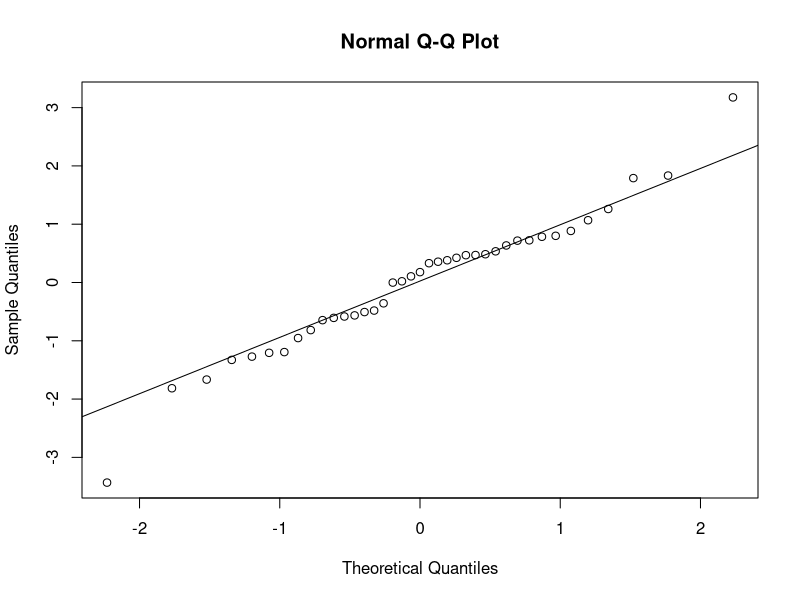
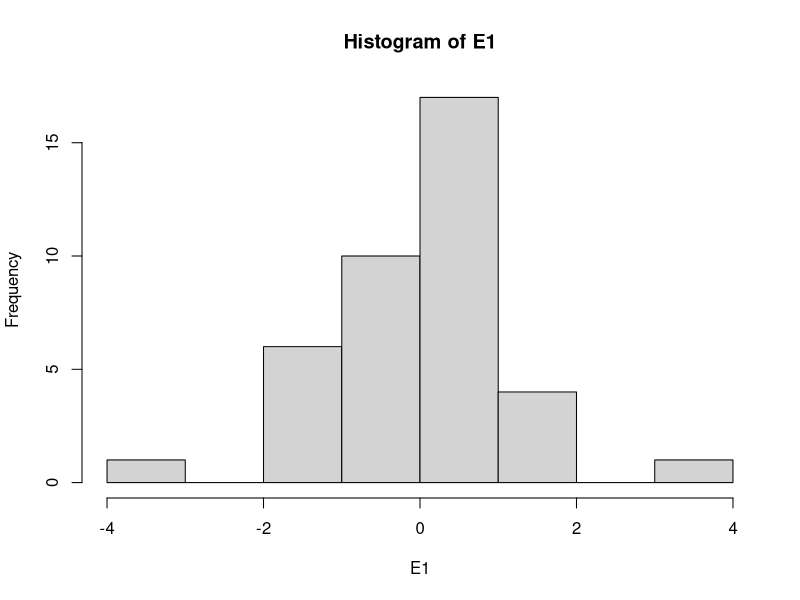
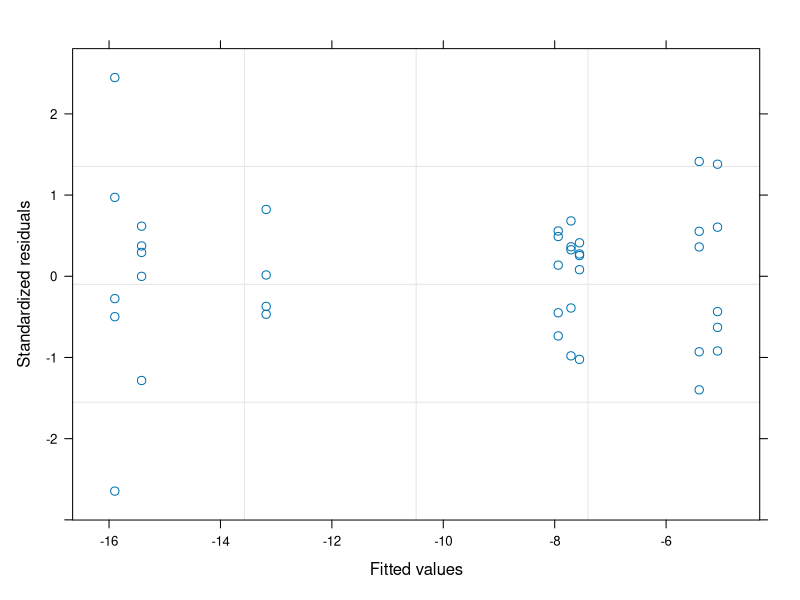

Write the R code that produced these figures, in order. (Note: this script raises an error after producing the figures.)
#Author:  Clay Arango
#Creation date: 10-Feb-19
#Script to analyze NDS data from Summer 2018 WSB work with S. Roley and A. Alexiades

#packages
install.packages("nlme")
install.packages("nortest")
install.packages("dplyr")
install.packages("multcomp")
install.packages("MASS")
install.packages("ggplot2")
library(nlme)
library(nortest)
library(dplyr)
library(multcomp)
library(MASS)
library(ggplot2)

#Load data
ring_summer <- read.table(file="ring_summer.csv", header=T, sep=",")

#set variable
d = ring_summer

#new thing

#evaluate data to make sure factors are correct
names(d)
unique(d$nutrient) #control, N, NP, NPSi, NSi, P, PSi, Si
unique(d$N) #should be 0 and 1
unique(d$P) #should be 0 and 1
unique(d$Si) #should be 0 and 1
unique(d$top) #should be "sponge" and "glass"
#if need to change, use recode function below. 
d$top<-recode(d$top, "cellulose" ="sponge")
str(d)

#convert N and P vand Si alues (0 or 1 for absence or presence) to factors
d$N<-as.factor(d$N)
d$P<-as.factor(d$P)
d$Si<-as.factor(d$Si)
str(d)

#subset data into gpp and cr response
d.cr = subset(d, top=="sponge", data=d)
d.gpp = subset(d, top=="glass", data=d)

#calculate nrr for cr
x = aggregate(d.cr[,8], list(d.cr$nutrient), mean, na.rm=T)
x
d.cr$cr.nrr = d.cr$cr.area/-7.554539 #is there a prettier way to do this?

#calculate nrr for gpp
x = aggregate(d.gpp[,9], list(d.gpp$nutrient), mean, na.rm=T)
x
d.gpp$gpp.nrr = d.gpp$gpp.area/6.422422 #is there a prettier way to do this?

############################################################
#analyze RESPIRATION data
############################################################

M1<-gls(cr.area~N*P*Si, data=d.cr, na.action=na.omit)
E1<-residuals(M1)
qqnorm(E1)
qqline(E1)
ad.test(E1)
   #residuals are normally distributed, p=0.241
hist(E1)  
plot(M1)

plot(filter(d.cr, !is.na(cr.area)) %>% dplyr::select(nutrient), 
     E1, xlab="nutrient", ylab="Residuals")
bartlett.test(cr.area~nutrient, data=d.cr)
   #variance test OK

anova(M1)
  #co-limited by N, P, and Si, but this doesn't square with the graphics

x <- group_by(d.cr, nutrient) %>%  # Grouping function causes subsequent functions to aggregate by season and reach
  summarize(cr.mean = abs(mean(cr.area, na.rm = TRUE)), # na.rm = TRUE to remove missing values
            cr.sd=abs(sd(cr.area, na.rm = TRUE)),  # na.rm = TRUE to remove missing values
            n = sum(!is.na(cr.area)), # of observations, excluding NAs. 
            cr.se=cr.sd/sqrt(n))

ggplot(data=x, aes(x=nutrient, y=cr.mean)) + 
  geom_bar(stat="identity", position=position_dodge(), color = "black") + 
  geom_errorbar(aes(ymin=cr.mean, ymax=cr.mean+cr.se), width=0.2, 
                position=position_dodge(0.9)) + 
  xlab("Nutrient") +
  ylab(expression(Respiration~(ug~O[2]~m^{-2}~h^{-1}))) +
  ylim(0,20) +
  labs(fill="Light") +
  theme_bw() +
  theme(panel.grid.major=element_blank(),
        panel.grid.minor=element_blank(),
        legend.title=element_text(size=6),
        legend.key=element_blank(), 
        legend.position=c(0.5,0.95), 
        legend.text=element_text(size=8), 
        legend.background=element_blank(), 
        legend.direction="horizontal", 
        legend.key.size=unit(0.3, "cm"), 
        axis.title.y=element_text(size=8), 
        axis.title.x=element_text(size=8), 
        axis.text.x=element_text(size=8))

#ggsave('output/figures/Ring_summer.tiff',
#       units="in",
#       width=3.25,
#       height=3.25,
#       dpi=1200,
#       compression="lzw")

############################################################
#analyze the PRODUCTION data
############################################################

M1<-gls(gpp.area~N*P*Si, data=d.gpp, na.action=na.omit) 
E1<-residuals(M1)
qqnorm(E1)
qqline(E1)
ad.test(E1)
   #residuals are not normal, but they are close

hist(E1, xlab="residuals", main="")
plot(M1)

plot(filter(d.gpp, !is.na(gpp.area)) %>% dplyr::select(nutrient), 
     E1, xlab="nutrient", ylab="Residuals")
bartlett.test(gpp.area~nutrient, data=d.gpp)
   #OK

anova(M1)
  #N, P+Si co-limitation

x <- group_by(d.gpp, nutrient) %>%  # Grouping function causes subsequent functions to aggregate by season and reach
  summarize(gpp.mean = abs(mean(gpp.area, na.rm = TRUE)), # na.rm = TRUE to remove missing values
            gpp.sd=abs(sd(gpp.area, na.rm = TRUE)),  # na.rm = TRUE to remove missing values
            n = sum(!is.na(gpp.area)), # of observations, excluding NAs. 
            gpp.se=gpp.sd/sqrt(n))

ggplot(data=x, aes(x=nutrient, y=gpp.mean)) + 
  geom_bar(stat="identity", position=position_dodge(), color = "black") + 
  geom_errorbar(aes(ymin=gpp.mean, ymax=gpp.mean+gpp.se), width=0.2, 
                position=position_dodge(0.9)) + 
  xlab("Nutrient") +
  ylab(expression(Production~(ug~O[2]~m^{-2}~h^{-1}))) +
  labs(fill="Light") +
  theme_bw() +
  theme(panel.grid.major=element_blank(),
        panel.grid.minor=element_blank(), 
        legend.title=element_text(size=6), 
        legend.key=element_blank(),  
        legend.position=c(0.5,0.95),  
        legend.text=element_text(size=8),  
        legend.background=element_blank(),  
        legend.direction="horizontal",  
        legend.key.size=unit(0.3, "cm"),  
        axis.title.y=element_text(size=8),  
        axis.title.x=element_text(size=8),  
        axis.text.x=element_text(size=8))

#ggsave('output/figures/gppByNutrient.tiff',
#       units="in",
#       width=3.25,
#       height=3.25,
#       dpi=1200,
#       compression="lzw")


#BELOW HERE IS NOT EDITED





############################################################
#analyze the CHL-A biomass on disks

M1<-gls(chla~N*P*light, data=roza_sum.chla, na.action=na.omit)
E1<-residuals(M1)
qqnorm(E1)
qqline(E1)
ad.test(E1)
  #residuals look bad (p=0.001)
hist(E1)
plot(M1)

vf1 = varIdent(form = ~ 1|N*P)
vf2 = varIdent(form = ~ 1|light)
vf3 = varIdent(form = ~ 1|N*P*light)
vf4 = varPower(form = ~ fitted(.)) 
vf5 = varExp(form = ~ fitted(.))
vf6 = varConstPower(form = ~ fitted(.))
vf7 = varExp(form = ~ fitted(.)|nutrient)

M2<-gls(chla~N*P*light, data=roza_sum.chla, na.action=na.omit, weights=vf1)
M3<-gls(chla~N*P*light, data=roza_sum.chla, na.action=na.omit, weights=vf2)
M4<-gls(chla~N*P*light, data=roza_sum.chla, na.action=na.omit, weights=vf3)
M5<-gls(chla~N*P*light, data=roza_sum.chla, na.action=na.omit, weights=vf4)
M6<-gls(chla~N*P*light, data=roza_sum.chla, na.action=na.omit, weights=vf5)
M7<-gls(chla~N*P*light, data=roza_sum.chla, na.action=na.omit, weights=vf6)
M8<-gls(chla~N*P*light, data=roza_sum.chla, na.action=na.omit, weights=vf7)

anova(M1,M2,M3,M4,M5,M6,M7,M8)

#M3 is best on AIC

E3<-residuals(M3)
qqnorm(E3)
qqline(E3)
ad.test(E3)
#residuals are not normal (p=0.001)
hist(E3, xlab="residuals", main="")
plot(M3)
  #hist and plot look good

plot(filter(roza_sum.chla, !is.na(chla)) %>% dplyr::select(light), 
     E3, xlab="light", ylab="Residuals")
bartlett.test(chla~light, data=roza_sum.chla)

plot(filter(roza_sum.chla, !is.na(chla)) %>% dplyr::select(nutrient), 
     E3, xlab="nutrient", ylab="Residuals")
bartlett.test(chla~nutrient, data=roza_sum.chla)

anova(M3)

#light is significant and N and P separately interact with light

x<-roza_sum.chla[complete.cases(roza_sum.chla$chla),]

with(x, 
     interaction.plot(nutrient,light,chla, 
                      ylim=c(0,1.5),lty=c(1,12),lwd=2,ylab="Chlorophyll a", 
                      xlab="Nutrient", trace.label="Light"))

x <- group_by(roza_sum.chla, nutrient, light) %>%  # Grouping function causes subsequent functions to aggregate by season and reach
  summarize(chla.mean = mean(chla, na.rm = TRUE), # na.rm = TRUE to remove missing values
            chla.sd=sd(chla, na.rm = TRUE),  # na.rm = TRUE to remove missing values
            n = sum(!is.na(chla)), # of observations, excluding NAs. 
            chla.se=chla.sd/sqrt(n))

ggplot(data=x, 
       aes(x=nutrient, y=chla.mean, fill=light)) + 
  geom_bar(stat="identity", position=position_dodge(), color = "black") + 
  geom_errorbar(aes(ymin=chla.mean, ymax=chla.mean+chla.se), width=0.2, 
                position=position_dodge(0.9)) + 
  scale_fill_manual(values=c("white","black")) +
  xlab("Nutrient") +
  ylab(expression(Chlorophyll~a~(ug~cm^{-2}))) +
  ylim(0,1.7) +
  labs(fill="Light") +
  theme_bw() +
  theme(panel.grid.major=element_blank(), 
        panel.grid.minor=element_blank(), 
        legend.title=element_text(size=6), 
        legend.key=element_blank(), 
        legend.position=c(0.5,0.95), 
        legend.text=element_text(size=8), 
        legend.background=element_blank(), 
        legend.direction="horizontal", 
        legend.key.size=unit(0.3, "cm"), 
        axis.title.y=element_text(size=8), 
        axis.title.x=element_text(size=8), 
        axis.text.x=element_text(size=8))

ggsave('output/figures/chlaByNutrientLight.tiff',
       units="in",
       width=3.25,
       height=3.25,
       dpi=1200,
       compression="lzw")



############################################################
############################################################
#calculate nrr mean and standard error
x1 <- group_by(roza_sum, nutrient, light) %>%  # Grouping function causes subsequent functions to aggregate by season and reach
  summarize(chla.nrr.mean = mean(chla.nrr, na.rm = TRUE), # na.rm = TRUE to remove missing values
            chla.nrr.sd=sd(chla.nrr, na.rm = TRUE),  # na.rm = TRUE to remove missing values
            chla.n = sum(!is.na(chla.nrr)), # of observations, excluding NAs. 
            chla.nrr.se=chla.nrr.sd/sqrt(chla.n))


x2 <- group_by(roza_sum, nutrient, light) %>%  # Grouping function causes subsequent functions to aggregate by season and reach
  summarize(gpp.nrr.mean = mean(gpp.nrr, na.rm = TRUE), # na.rm = TRUE to remove missing values
            gpp.nrr.sd=sd(gpp.nrr, na.rm = TRUE),  # na.rm = TRUE to remove missing values
            gpp.n = sum(!is.na(gpp.nrr)), # of observations, excluding NAs. 
            gpp.nrr.se=gpp.nrr.sd/sqrt(gpp.n))

x3 <- group_by(roza_sum, nutrient, light) %>%  # Grouping function causes subsequent functions to aggregate by season and reach
  summarize(cr.nrr.mean = mean(cr.nrr, na.rm = TRUE), # na.rm = TRUE to remove missing values
            cr.nrr.sd=sd(cr.nrr, na.rm = TRUE),  # na.rm = TRUE to remove missing values
            cr.n = sum(!is.na(cr.nrr)), # of observations, excluding NAs. 
            cr.nrr.se=cr.nrr.sd/sqrt(cr.n))

roza_sum.nrr<-cbind(x1,x2,x3)
roza_sum.nrr <- roza_sum.nrr[, !duplicated(colnames(roza_sum.nrr))]
write.csv(roza_sum.nrr, "roza_sum.nrr.csv")
